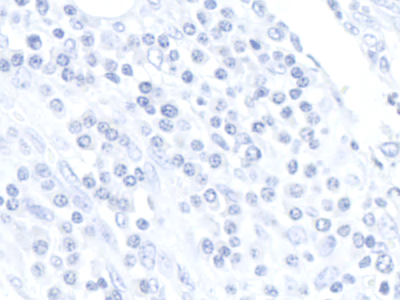
#> input picture imagens_ihq_er/0/020RE_s3c0x191243-1600y77354-1200m2084.png, 400 x 300 px; its folder holds only this picture in this run
$ jupyter execute --allow-errors t3.ipynb   (shell and % lines are left out)
#> lines starting #> are read from the running program, lines starting #| are printed output that depends on the picture
[cell 1]
import cv2 as cv
import numpy as np
import os
import pandas as pd
import random
from sklearn.model_selection import train_test_split
from joblib import dump, load
# [4 lines of commented-out code are left out]
from sklearn.neural_network import MLPClassifier
import matplotlib.pyplot as plt
from sklearn.discriminant_analysis import StandardScaler
from sklearn.neighbors import KNeighborsClassifier
from sklearn.metrics import confusion_matrix
from sklearn.metrics import classification_report
from joblib import load

[cell 2]
def cut_images(input_path, new_width, new_height, output_path=None):
    """
    Cut images into the desired size and save the output images

    Params:
    input_path: path to the original images
    output_path: path to save the cut images
    new_width: width of the cut images
    new_height: height of the cut images

    Return:

    images_data: dictionary with images names as keys
    and images as values
    patients: list of patients IDs
    classes = list of labels
    """
#> called with input_path = 'imagens_ihq_er', new_width = 40, new_height = 30
    images_data = {}
    classes = []
    patients = []

    n = 0
    # Browse input path
    for class_dir in os.listdir(input_path):
        class_path = os.path.join(input_path, class_dir)

        # If it is a directory
        if os.path.isdir(class_path):

            # Save image id
            image_id = 1

            # Go through images
            for image_file in os.listdir(class_path):
                image_path = os.path.join(class_path, image_file)

                # Save patient id
                patient = image_file.split("_")[0]
                patients.append(patient)

                image = cv.imread(image_path, cv.IMREAD_GRAYSCALE)
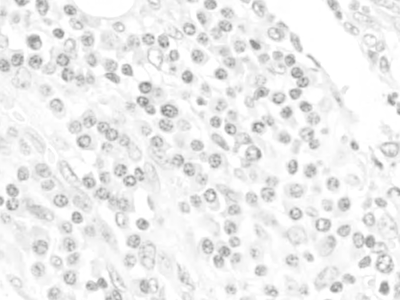
#> image: shape (300, 400); min 127, max 255, mean 236.9

                # If image exists
                if image is not None:

                    # Save subimage id
                    sub_id = 1

                    for i in range(0, image.shape[0], new_height):
                        for j in range(0, image.shape[1], new_width):

                            # Cut image into subimage
                            sub_image = image[i:i+new_height, j:j+new_width]

                            # Image name identifier
                            image_name = f"{patient}-img{image_id}-{sub_id}"

                            # [5 lines of commented-out code are left out]
                            images_data[image_name] = sub_image

                            classes.append(int(class_dir))

                            # Write subimage if an output path was given
                            if output_path != None:
                                # Create dir if it doesn't exist
                                os.makedirs(os.path.join(output_path, class_dir), exist_ok=True)
                                # Output file path
                                output_file = f"{image_name}.png"
                                output_file = os.path.join(output_path, class_dir, output_file)
                                # Save subimage
                                cv.imwrite(output_file, sub_image)

                            sub_id += 1
                            n += 1
#> after the loop, classes = 100 values from 0 to 0; images_data = 100 items; n = 100; sub_id = 101

                image_id += 1
#> pass 2 of the loop in cut_images, `for class_dir in os.listdir(input_path):`:
#> patient = '022RE'
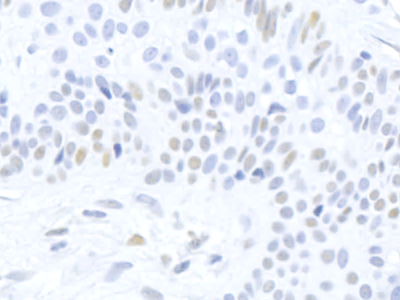
#> input picture imagens_ihq_er/1/022RE_s0c0x225714-1600y38586-1200m1450.png, 400 x 300 px
#> in cut_images, `image = cv.imread(image_path, cv.IMREAD_GRAYSCALE)`:
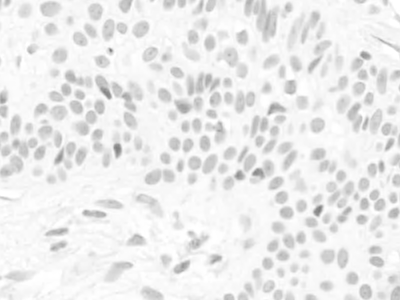
#> image: shape (300, 400); min 126, max 255, mean 236.1
#> after the loop in cut_images, `for i in range(0, image.shape[0], new_height):`: classes = 200 values from 0 to 1; images_data = 200 items; n = 200; sub_id = 101

    return images_data, patients, classes

[cell 3]
# [57 lines left out: function divide_folds, not called in this run]

[cell 4]
# [32 lines left out: function preprocess, not called in this run]

[cell 5]
# [29 lines left out: function apply_thresholds, not called in this run]

[cell 6]
# Cut images into 40x30
images_data, patients, classes = cut_images("imagens_ihq_er", 40, 30)
#> images_data = 200 items; patients = ['020RE', '022RE']; classes = 200 values from 0 to 1

# Divide images into folds
images_names = list(images_data.keys())
#> images_names = 200 items, first 6: '020RE-img1-1', '020RE-img1-2', '020RE-img1-3', '020RE-img1-4', '020RE-img1-5', '020RE-img1-6'
#> (the rest of this cell did not finish here and is left out)

Extract features with PyRadiomics

[cell 7]
# [52 lines left out: function run_extractor, not called in this run]

[cell 8]
# [77 lines left out: functions conditional_append, process_features, not called in this run]

def extract_features(images_data):
    """
    Process features, in a way that:
    - features that are dictionaries and strings are removed
    - features that are tuples are separated and each element
    of the tuple is considered one feature
    - other types are converted to float
    Get the features' names, with tuple features indexed

    Params:
    images_data: dictionary with images names as keys
    and (images, Otsu's, Adaptative) as values

    Returns:
    all_folds_feats: dictionary containing Otsu's features
    and adaptive features for each fold
    names: feature names
    """

    # Create feature extractor
    !wget -c https://raw.githubusercontent.com/AIM-Harvard/pyradiomics/master/examples/exampleSettings/Params.yaml
    params = 'Params.yaml'
    settings = {'label': 1, 'correctMask': True}
    extractor = featureextractor.RadiomicsFeatureExtractor(params, additionalInfo=True, **settings)

    # Extract features from Otsu's and adaptative
    feats_o, feats_a = run_extractor(images_data, extractor)

    # Process features and get feature names
    all_feats_o, all_feats_a, names = process_features(feats_o, feats_a)

    return all_feats_o, all_feats_a, names

[cell 9]
# [13 lines of commented-out code are left out]

#> (a cell that did not finish here is left out)

[cell 11]
# [34 lines left out: function save_features, not called in this run]

#> (a cell that did not finish here is left out)

[cell 13]
# Download features

from google.colab import files
files.download("/content/features_o.zip")
files.download("/content/features_a.zip")

Read features and folds and prepare for training the model

[cell 14]
def read_files(ft_names_path, folds_path):
    """
    Read feature names and fold files

    Params:
    ft_names_path: path to the feature names .txt file
    folds_path: path to the folds .joblib file

    Returns:
    ft_names: list of radiomics feature names
    folds: list of tuples, each tuple is one fold containing (imgs_names, labels)
    """
#> called with ft_names_path = 'ft_names.txt', folds_path = 'folds.joblib'

    ft_names = []

    # Open file and read the content in a list
    with open(ft_names_path, 'r') as f:
#> (reads ft_names.txt from the repository)
        for line in f:

            # Remove linebreak
            x = line[:-1]

            # Add feature name to the list
            ft_names.append(str(x))

    # Load folds
    folds = load(folds_path)

    return ft_names, folds

[cell 15]
# [83 lines left out: functions read_features, create_dfs, not called in this run]

#> (a cell that did not finish here is left out)

[cell 17]
# Create dfs for non processed images
dataframes_np = []
#> (the rest of this cell did not finish here and is left out)

[cell 18]
def classifier(method, dataframes=None, threshold='', verbose=True):
    """
    classify features using knn

    Params:
    threshold: name of threshold filter
    data: optional dictionary data

    Returns:
    f1_list: list of f1 scores to create a dataframe
    """
#> called with method = 'knn', threshold = 'otsu', verbose = True

    f1_list = []

    ans = {"accuracy": [], "precision": [], "recall": [], "f1_score": []}

    if verbose:
        print(f'Classifying with {method} - {threshold} \n')

    # 5-fold cross validation
    for i in range(len(dataframes)):
        # Create dataframe from current folder
        (df_o, df_a) = dataframes[i]
        if (threshold == 'otsu'):
            df = df_o
        elif (threshold == 'adaptive'):
            df = df_a

        # Predictor variables
        X = df.drop(['label'], axis=1).values

        # Target variables
        y = df['label'].values

        # Creates classifier with selected parameters
        if method == 'knn':
          clf = KNeighborsClassifier(n_neighbors=7, metric='euclidean')
        elif method == 'mlp':
          clf = MLPClassifier(max_iter=300, activation='logistic', solver='adam')
        else:
          print('invalid method, try knn or mlp')
          exit()

        # Split data into training and testing sets
        X_train, X_test, y_train, y_test = train_test_split(X, y, test_size=0.2)

        # Standardize features by removing the mean and scaling to unit variance
        scaler = StandardScaler()
        scaler.fit(X_train)
        X_train = scaler.transform(X_train)
        X_test = scaler.transform(X_test)

        # Fit the model
        clf.fit(X_train, y_train)

        # Get the score
        score = clf.score(X_test, y_test)

        # Predicting
        y_pred = clf.predict(X_test)

        # Creates confusion matrix
        cm = confusion_matrix(y_test, y_pred)

        if verbose:
          print(f'\t\t {method} - Fold {i+1} | threshold {threshold}')
          print (f'Confusion Matrix \n {cm}')
          print(classification_report(y_test, y_pred))
          print()

        # Get classification report
        report = classification_report(y_test, y_pred, output_dict=True)
        precision = report['macro avg']['precision']
        recall = report['macro avg']['recall']
        f1 = report['macro avg']['f1-score']

        # List of metrics
        ans["accuracy"].append(round(score, 3))
        ans["precision"].append(round(precision, 3))
        ans["recall"].append(round(recall), 3)
        ans["f1_score"].append(round(f1), 3)

        f1_list.append(f1)

    # Print the results
    results = {"accuracy": round(np.mean(ans["accuracy"]), 3),
               "precision": round(np.mean(ans["precision"]), 3),
               "recall": round(np.mean(ans["recall"]), 3),
               "f1_score": round(np.mean(ans["f1_score"]), 3)}

    if verbose:
      print("Classification done! Average metrics:")
      print(results)
      print()

    return f1_list

[cell 19]
f1_knn_otsu_np = classifier('knn', dataframes_np, 'otsu')
f1_knn_adapt_np = classifier('knn', dataframes_np, 'adaptive')
f1_mlp_otsu_np = classifier('mlp', dataframes_np, 'otsu')
f1_mlp_adapt_np = classifier('mlp', dataframes_np, 'adaptive')
